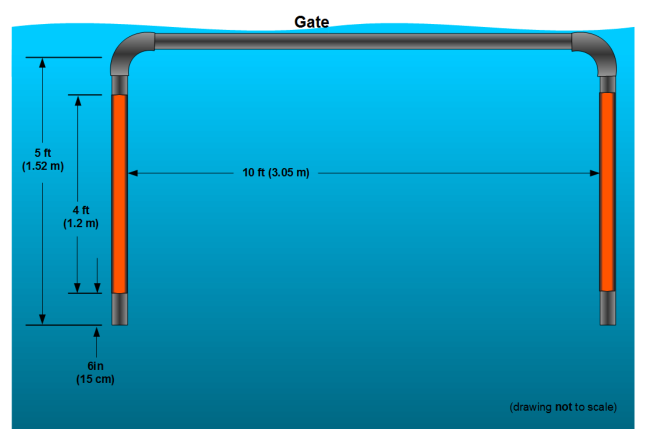
#> input picture gate_sample.png, 1292 x 872 px, given in place of battelle_video_11-5-16-MP4.mp4, which was not available (shown at 1/2 size)
$ python buoy_video.py   (older library calls are emulated)
#> lines starting #> are read from the running program, lines starting #| are printed output that depends on the picture; after the words box and inside, x2 and y2 are one past the last pixel; in counts of white or black regions, pixels touching at a corner belong together; pictures that were not available may be replaced by others from this repository, and a replacement may not be noted
### robosub.py
import numpy as np
import cv2
import math

lower_red0 = np.array([0,100,60])
upper_red0 = np.array([15,255,255])

lower_blazeorange = np.array([7, 204, 204])
upper_blazeorange = np.array([15, 255,255])

def pixelsToFeet(pixels):
	return int(20.019 * math.exp(-0.015 * pixels))

def findMostCircularContour(cnts):
	minContour = cnts[0]
	minContourDifference = 100000
	for cnt in cnts:
		contourArea = cv2.contourArea(cnt)
		if(contourArea > 1000):
			(x,y),radius = cv2.minEnclosingCircle(cnt)
			center = (int(x),int(y))
			radius = int(radius)
			circleArea = 3.14159 * radius * radius
			if (circleArea - contourArea) < minContourDifference:
				minContour = cnt
				minContourDifference = circleArea - contourArea
	return minContour

def findColorBuoy(frame, lower, upper, color, overlay):
	blur = cv2.GaussianBlur(frame,(5,5),0)
	hsv = cv2.cvtColor(blur, cv2.COLOR_BGR2HSV)

	mask = cv2.inRange(hsv, lower, upper)
	if color is "Red":
		mask0 = cv2.inRange(hsv, lower_red0, upper_red0)
		mask = mask + mask0
		#cv2.imshow("output",mask)
	mask = cv2.erode(mask, None, iterations=2)
	mask = cv2.dilate(mask, None, iterations=2)
	(_, cnts, _) = cv2.findContours(mask.copy(), cv2.RETR_EXTERNAL,cv2.CHAIN_APPROX_SIMPLE)
	if(len(cnts) > 0):
		c = findMostCircularContour(cnts)
		if cv2.contourArea(c) < 500:
			return
		peri = cv2.arcLength(c, True)

		contours_x = 0
		contours_y = 0
		contours_count = 0
		for line in c:
			contours_count = contours_count + 1
			contours_x = contours_x + line[0][0]
			contours_y = contours_y + line[0][1]
		if(contours_count > 0):
			contours_x = contours_x / contours_count
			contours_y = contours_y / contours_count

			center = (contours_x,contours_y)
			cv2.circle(overlay,center,5,(255,0,200),-1)
		approx = cv2.approxPolyDP(c, 0.1 * peri, True)
		cv2.drawContours(overlay, [approx], -1, (255, 0, 150), 3)

		x,y,w,h = cv2.boundingRect(c)
		cv2.rectangle(overlay,(x,y),(x+w,y+h),(255,0,200),2)

		(x,y),radius = cv2.minEnclosingCircle(c)
		center = (int(x),int(y))
		radius = int(radius)
		cv2.circle(overlay,center,radius,(255,0,200),2)
		cv2.putText(overlay,color + " " + str(pixelsToFeet(radius)) + "ft",center, 1, 2,(255,255,255), 1,cv2.LINE_AA)
	return

# [40 lines left out: functions getLegHighPoints, getRotatedRect, findGate, not called in this run]

### buoy_video.py
import numpy as np
import cv2

import robosub

pool_lower_green = np.array([50,100,100])
pool_upper_green = np.array([90,255,255])

lower_green = np.array([40,45,45])
upper_green = np.array([90,255,255])

lower_red = np.array([170,100,60])
upper_red = np.array([179,255,255])


cap = cv2.VideoCapture('output-videos/battelle_video_11-5-16-MP4.mp4')
fourcc = cv2.VideoWriter_fourcc(*'XVID')
out = cv2.VideoWriter('battelle_output.avi',fourcc, 20.0, (960,720))


while(cap.isOpened()):
	ret, frame = cap.read()
#> frame is the input picture: shape (872, 1292, 3); mean B, G, R 192, 159.6, 35.9

	overlay = frame.copy()
	robosub.findColorBuoy(frame.copy(), lower_green, upper_green, "Green",overlay)
#> in findColorBuoy, `hsv = cv2.cvtColor(blur, cv2.COLOR_BGR2HSV)`: hsv: shape (872, 1292, 3); mean H, S, V 81.5, 216.6, 196.1
#> in findColorBuoy, `mask = cv2.inRange(hsv, lower, upper)`:
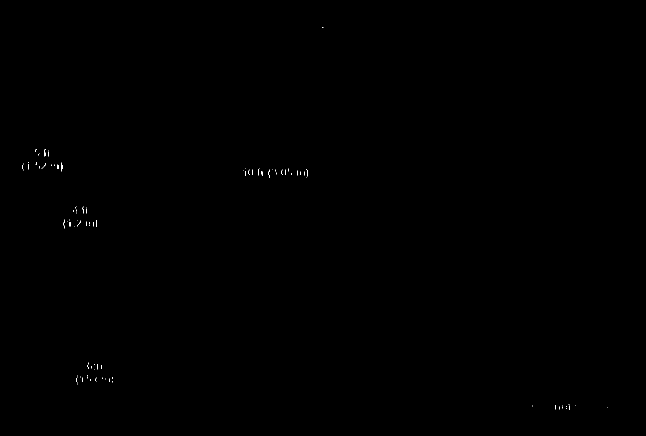
#> mask: shape (872, 1292) (shown at 1/2 size); 0.06% white in thin lines or dots, all inside (x1, y1, x2, y2) = (45, 54, 1216, 820)
#> in findColorBuoy, `mask = cv2.erode(mask, None, iterations=2)`: mask: shape (872, 1292); every value is 0
#> in findColorBuoy, `(_, cnts, _) = cv2.findContours(mask.copy(), cv2.RETR_EXTERNAL,cv2.CHA..`: cnts = []
	robosub.findColorBuoy(frame.copy(), lower_red, upper_red, "Red",overlay)
#> call 2 of findColorBuoy, with lower = array of shape (3,), upper = array of shape (3,), color = 'Red'
#> in findColorBuoy (call 2), `mask0 = cv2.inRange(hsv, lower_red0, upper_red0)`:
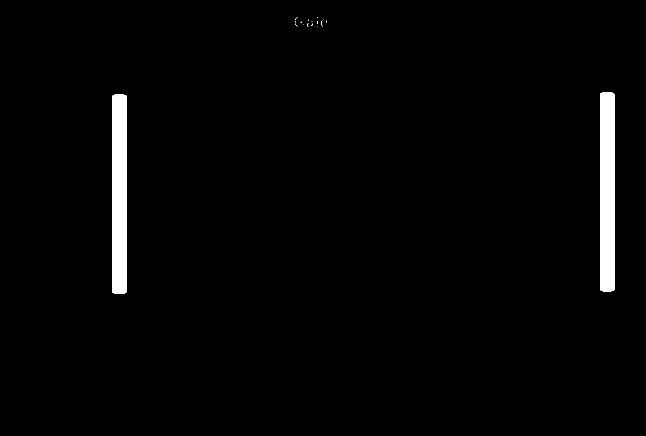
#> mask0: shape (872, 1292) (shown at 1/2 size); 2% white; 17 white regions (15 under 20 px), largest, box (x1, y1, x2, y2) and area: (1200, 184, 1229, 583) 11168, (225, 189, 253, 588) 11131
#> in findColorBuoy (call 2), `mask = cv2.erode(mask, None, iterations=2)`:
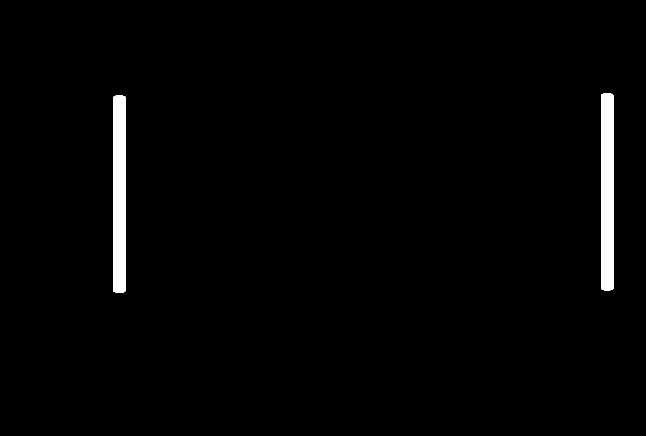
#> mask: shape (872, 1292) (shown at 1/2 size); 1.7% white; 2 white regions, box (x1, y1, x2, y2) and area: (1202, 187, 1227, 581) 9468, (227, 191, 251, 586) 9439
#> in findColorBuoy (call 2), `mask = cv2.dilate(mask, None, iterations=2)`: mask: shape (872, 1292); 2% white; 2 white regions
#> in findColorBuoy (call 2), `(_, cnts, _) = cv2.findContours(mask.copy(), cv2.RETR_EXTERNAL,cv2.CHA..`: cnts = 2 contours; box (x1, y1, x2, y2) and area: (1200, 185, 1229, 583) 10743, (225, 189, 253, 588) 10710
#> in findMostCircularContour, `minContour = cnts[0]`: minContour = contour of 19 points, box (x1, y1, x2, y2) (225, 189, 253, 588), area 10710
#> the loop in findMostCircularContour, `for cnt in cnts:` made 2 passes
#> (contourArea, x, y, radius, center, circleArea) on passes 1 to 2: (10709.5, 238, 387.9, 199, (238, 387), 124410.1), (10743, 1214, 383.5, 198, (1214, 383), 123162.9)
#> after the loop in findMostCircularContour, `for cnt in cnts:`: minContourDifference = 100000
#> in findColorBuoy (call 2), `c = findMostCircularContour(cnts)`: c has the same summary as minContour in findMostCircularContour
#> in findColorBuoy (call 2), `peri = cv2.arcLength(c, True)`: peri = 844.7
#> the loop in findColorBuoy (call 2), `for line in c:` made 19 passes
#> (line, contours_x, contours_y) on passes 2 to 13: ([[228, 190]], 457, 379), ([[226, 190]], 683, 569), ([[225, 191]], 908, 760), ([[225, 585]], 1133, 1345), ([[227, 585]], 1360, 1930), ([[228, 586]], 1588, 2516), ([[236, 586]], 1824, 3102), ([[237, 587]], 2061, 3689), ([[241, 587]], 2302, 4276), ([[242, 586]], 2544, 4862), ([[249, 586]], 2793, 5448), ([[250, 585]], 3043, 6033)
#> (contours_x, contours_y) on pass 1: (229, 189)
#> after the loop in findColorBuoy (call 2), `for line in c:`: contours_count = 19; contours_x = 4544; contours_y = 7962
#> in findColorBuoy (call 2), `contours_x = contours_x / contours_count`: contours_x = 239
#> in findColorBuoy (call 2), `contours_y = contours_y / contours_count`: contours_y = 419
#> in findColorBuoy (call 2), `center = (contours_x,contours_y)`: center = (239, 419)
#> in findColorBuoy (call 2), `cv2.circle(overlay,center,5,(255,0,200),-1)`: overlay: shape (872, 1292, 3); 0.01% of pixels changed, all inside (x1, y1, x2, y2) = (234, 414, 245, 425)
#> in findColorBuoy (call 2), `approx = cv2.approxPolyDP(c, 0.1 * peri, True)`: approx = [[229, 189], [241, 587]]
#> in findColorBuoy (call 2), `x,y,w,h = cv2.boundingRect(c)`: x = 225; y = 189; w = 28; h = 399
#> in findColorBuoy (call 2), `(x,y),radius = cv2.minEnclosingCircle(c)`: x = 238; y = 387.9; radius = 199.1
#> in findColorBuoy (call 2), `center = (int(x),int(y))`: center = (238, 387)
#> in findColorBuoy (call 2), `radius = int(radius)`: radius = 199
#> in findColorBuoy (call 2), `cv2.putText(overlay,color + " " + str(pixelsToFeet(radius)) + "ft",cen..`:
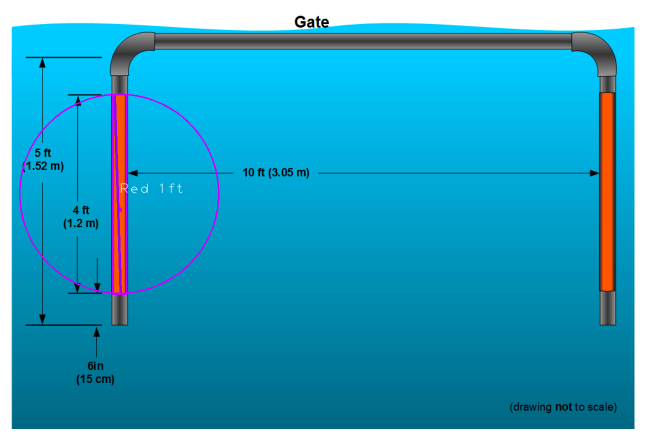
#> overlay: shape (872, 1292, 3) (shown at 1/2 size); mean B, G, R 193.2, 158.9, 36.7

	out.write(overlay)
	#height, width, channels = overlay.shape
	#print height, width, channels
	cv2.imshow('frame',overlay)

    #####################################
	if cv2.waitKey(1) & 0xFF == ord('q'):
#> (key q is pressed here)
		break
cap.release()
cv2.destroyAllWindows()

$ run again, on bouys.png
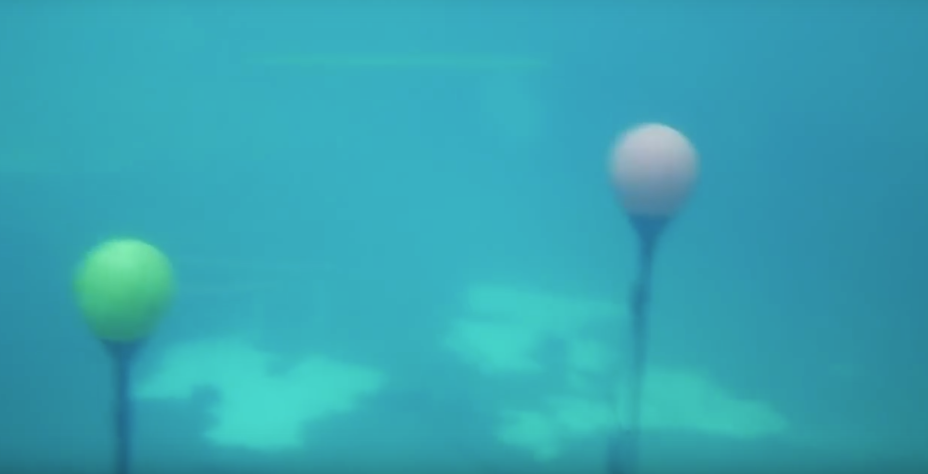
#> input picture bouys.png, 2782 x 1422 px, given in place of battelle_video_11-5-16-MP4.mp4, which was not available (shown at 1/3 size)
#> frame is the input picture: shape (1422, 2782, 3); mean B, G, R 179.1, 164.3, 54.7
#> hsv: shape (1422, 2782, 3); mean H, S, V 93.6, 178, 180.3
#> in findColorBuoy, `mask = cv2.dilate(mask, None, iterations=2)`:
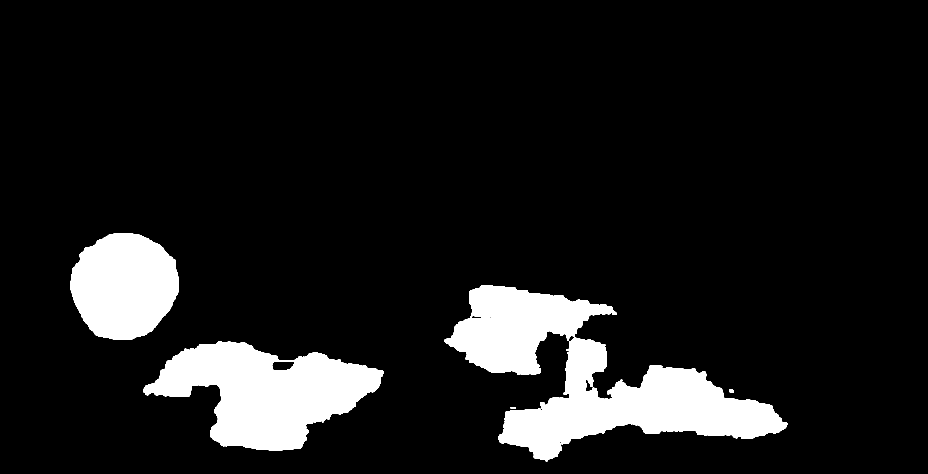
#> mask: shape (1422, 2782) (shown at 1/3 size); 10.5% white; 10 white regions
#> cnts = 10 contours, 1 with area under 20; largest, box (x1, y1, x2, y2) and area: (430, 1024, 1151, 1353) 131631, (1495, 1012, 2362, 1384) 129510, (211, 699, 537, 1020) 79736, (1334, 857, 1850, 1123) 72840, (2188, 1168, 2201, 1178) 100
#> in findMostCircularContour, `minContour = cnts[0]`: minContour = [[1532, 1221], [1532, 1225], [1533, 1226], [1546, 1226], [1546, 1222], [1545, 1221]]
#> the loop in findMostCircularContour, `for cnt in cnts:` made 10 passes
#> (contourArea, x, y, radius, center, circleArea, minContourDifference) on pass 10: (79736.5, 376.2, 860.9, 169, (376, 860), 89727, 9990.5)
#> after the loop in findMostCircularContour, `for cnt in cnts:`: minContour = contour of 454 points, box (x1, y1, x2, y2) (211, 699, 537, 1020), area 79736; minContourDifference = 9990.5
#> c has the same summary as minContour in findMostCircularContour
#> peri = 1109.3
#> the loop in findColorBuoy, `for line in c:` made 454 passes
#> (line, contours_x, contours_y) on passes 2 to 4: ([[366, 700]], 733, 1399), ([[358, 700]], 1091, 2099), ([[357, 701]], 1448, 2800)
#> after the loop in findColorBuoy, `for line in c:`: contours_count = 454; contours_x = 166885; contours_y = 391844
#> in findColorBuoy, `contours_x = contours_x / contours_count`: contours_x = 367
#> in findColorBuoy, `contours_y = contours_y / contours_count`: contours_y = 863
#> in findColorBuoy, `center = (contours_x,contours_y)`: center = (367, 863)
#> approx = [[418, 704], [217, 805], [288, 1006], [531, 884]]
#> in findColorBuoy, `x,y,w,h = cv2.boundingRect(c)`: x = 211; y = 699; w = 326; h = 321
#> in findColorBuoy, `(x,y),radius = cv2.minEnclosingCircle(c)`: x = 376.2; y = 860.9; radius = 169.8
#> in findColorBuoy, `center = (int(x),int(y))`: center = (376, 860)
#> in findColorBuoy, `radius = int(radius)`: radius = 169
#> in findColorBuoy, `cv2.circle(overlay,center,radius,(255,0,200),2)`:
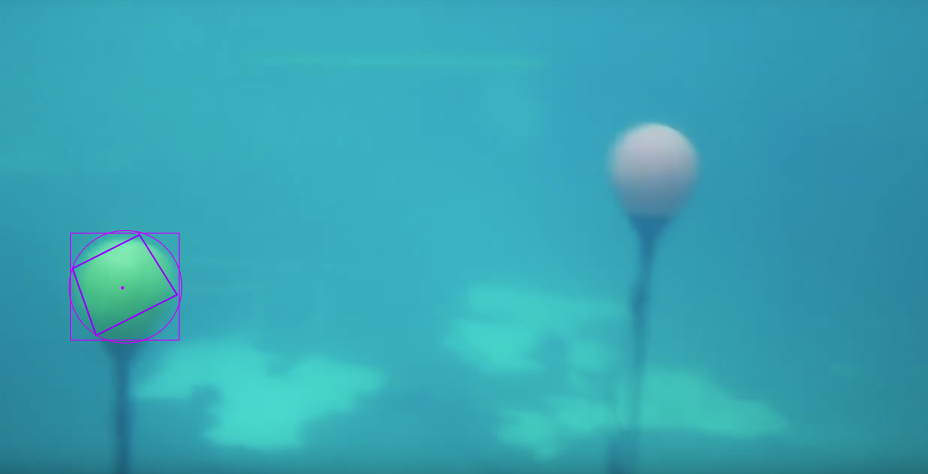
#> overlay: shape (1422, 2782, 3) (shown at 1/3 size); mean B, G, R 179.4, 163.8, 55
